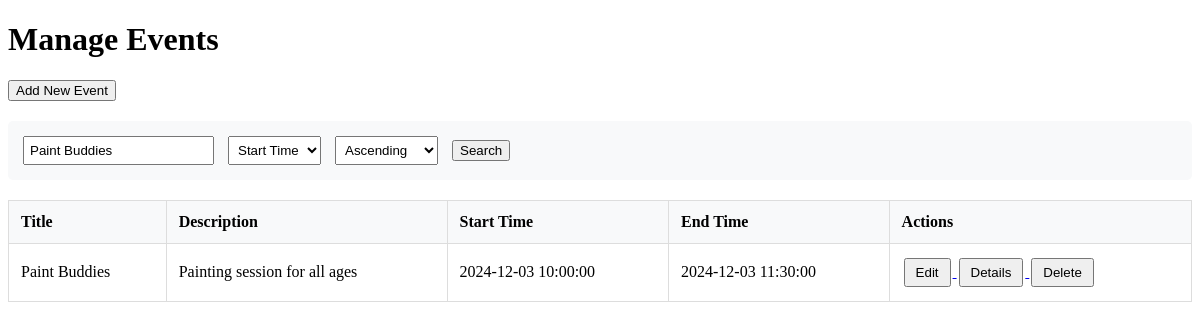
The page /public/manage_events.php?events_search=Paint Buddies (signed in) on the database as committed earlier.
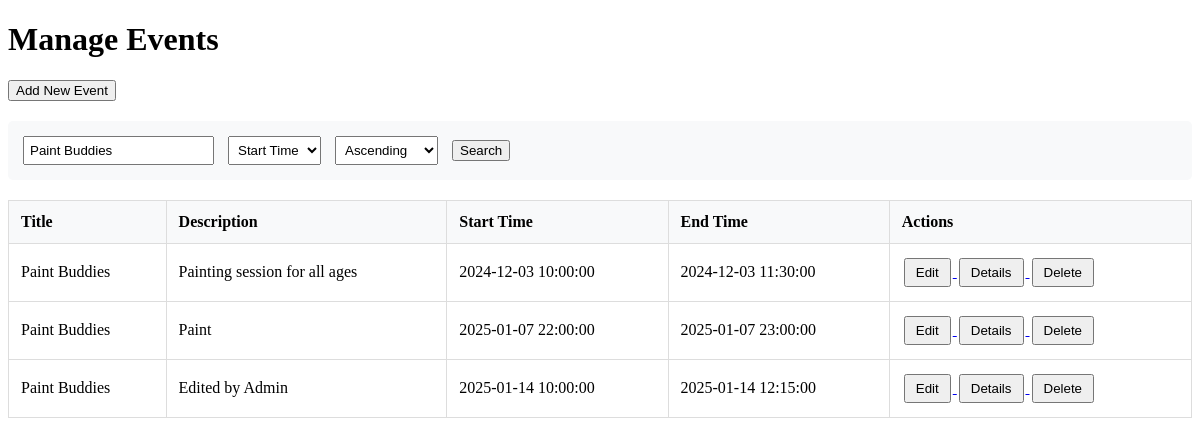
The same page on the database as committed later.
### tables this page shows
CREATE TABLE `events` (
  `id` int(11) NOT NULL,
  `title` varchar(255) NOT NULL,
  `description` text DEFAULT NULL,
  `start_time` datetime NOT NULL,
  `end_time` datetime NOT NULL,
  `created_by` int(11) DEFAULT NULL,
  `edited_by` int(11) DEFAULT NULL,
  `edit_date` datetime DEFAULT current_timestamp() ON UPDATE current_timestamp(),
  `image` text DEFAULT NULL,
  `created_at` datetime DEFAULT current_timestamp()
);

### public/manage_events.php (the view, shortened to what this page needs)
<?php
require_once '../config/db_connection.php';
function getEventsData($conn) {
    try {
        $search = $_GET['events_search'] ?? '';
        $sort = $_GET['events_sort'] ?? 'start_time';
        $order = $_GET['events_order'] ?? 'ASC';
        $query = "SELECT * FROM events";
        if ($search) {
            $query .= " WHERE title LIKE :search OR description LIKE :search";
        }
        $query .= " ORDER BY $sort $order";
        $stmt = $conn->prepare($query);
        if ($search) {
            $stmt->bindValue(':search', "%$search%");
        }
        $stmt->execute();
        return $stmt->fetchAll(PDO::FETCH_ASSOC);
    } catch (Exception $e) {
        error_log("Error fetching events: " . $e->getMessage());
        return [];
    }
}
$eventsData = getEventsData($conn);
?>
<!DOCTYPE html>
<html lang="en">
<head>
</head>
<body>
    <div class="container">
        <h1>Manage Events</h1>
        <a href="../views/create_event.php"><button>Add New Event</button></a>
        <form method="GET" class="search-form">
            <input type="text" name="events_search"
                   placeholder="Search events..."
                   value="<?php echo htmlspecialchars($_GET['events_search'] ?? ''); ?>">
            <select name="events_sort">
                <option value="start_time" <?php echo ($_GET['events_sort'] ?? '') === 'start_time' ? 'selected' : ''; ?>>Start Time</option>
            </select>
            <select name="events_order">
                <option value="ASC" <?php echo ($_GET['events_order'] ?? '') === 'ASC' ? 'selected' : ''; ?>>Ascending</option>
            </select>
            <button type="submit">Search</button>
        </form>
        <div class="table-container">
            <table>
                <thead>
                    <tr>
                        <th>Title</th>
                        <th>Description</th>
                        <th>Start Time</th>
                        <th>End Time</th>
                        <th>Actions</th>
                    </tr>
                </thead>
                <tbody>
                    <?php foreach ($eventsData as $event): ?>
                    <tr>
                        <td><?php echo htmlspecialchars($event['title']); ?></td>
                        <td><?php echo htmlspecialchars($event['description']); ?></td>
                        <td><?php echo htmlspecialchars($event['start_time']); ?></td>
                        <td><?php echo htmlspecialchars($event['end_time']); ?></td>
                        <td class="actions">
                            <a href="../views/edit_event.php?id=<?php echo htmlspecialchars($event['id']); ?>">
                                <button>Edit</button>
                            </a>
                            <a href="../views/event_details.php?id=<?php echo htmlspecialchars($event['id']); ?>">
                                <button>Details</button>
                            </a>
                            <form method="POST" action="../controllers/event_controller.php" style="display:inline;">
                                <button type="submit" onclick="return confirm('Are you sure you want to delete this event?');">
                                    Delete
                                </button>
                            </form>
                        </td>
                    </tr>
                    <?php endforeach; ?>
                </tbody>
            </table>
        </div>
    </div>
</body>
</html>

Rows that differ between the two databases and show on the page:
added events: title "Paint Buddies", description "Paint", start_time "2025-01-07 22:00:00", end_time "2025-01-07 23:00:00"
now on this page (row edited): events: title "Paint Buddies", description "Edited by Admin", start_time "2025-01-14 10:00:00", end_time "2025-01-14 12:15:00"
